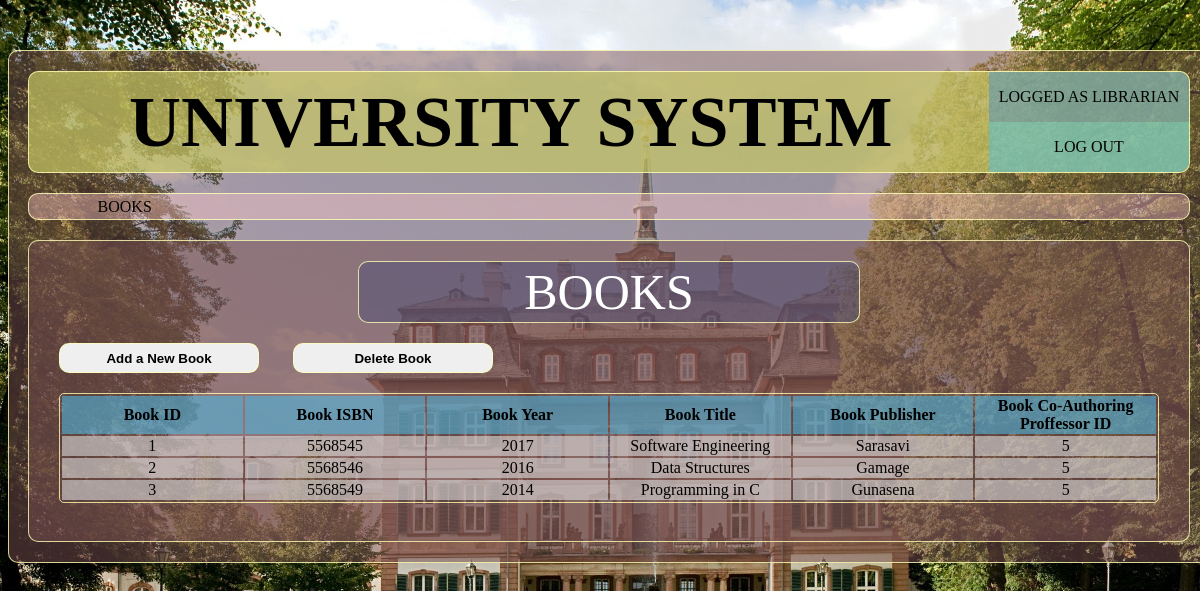
Screenshot of /pages/books.php (signed in) with the database file from the repository.
### tables this page shows
CREATE TABLE `book` (
  `bookID` varchar(20) NOT NULL,
  `bookISBN` varchar(20) NOT NULL,
  `bookYear` int(5) NOT NULL,
  `bookTitle` varchar(100) NOT NULL,
  `bookPublisher` varchar(100) NOT NULL,
  `profID` varchar(20) DEFAULT NULL
);

### pages/books.php (the view, shortened to what this page needs)
<?php
 require_once('layout/header.php');
?>
		<div class="container sub-page border-default">
			<div class="sub-page-box">
				<div class="container sub-page-title text-center border-default"> BOOKS </div>
			</div>
			<div class="sub-page-box">
				<button name="add_new_book" class="sub-page-btn border-default" onclick="show_div('hidden_div')"> Add a New Book </button>
                <button name="delete_book" class="sub-page-btn border-default" onclick="show_div('hidden_delete_div')">Delete Book </button>
			</div>
			<div class="sub-page-box">
				<table class="container sub-page-table text-center">
					<tr>
                        <th>Book ID</th>
						<th>Book ISBN</th>
						<th>Book Year</th>
                        <th>Book Title</th>
						<th>Book Publisher</th>
						<th>Book Co-Authoring Proffessor ID</th>
					</tr>
                        <?php
                            require_once('../inc/config.php');
                            $query="SELECT * FROM book";
                        $userquery=mysqli_query($connection,$query);
                        if(mysqli_num_rows($userquery)>0){
                            while($row=mysqli_fetch_assoc($userquery)){
                                    echo "<tr><td>".$row['bookID']."</td>";
                                    echo "<td>".$row['bookISBN']."</td>";
                                    echo "<td>".$row['bookYear']."</td>";
                                    echo "<td>".$row['bookTitle']."</td>";
                                    echo "<td>".$row['bookPublisher']."</td>";
                                    echo "<td>".$row['profID']."</td></tr>";
                                }
                            }
                        ?>
				</table>
			</div>
		</div>
	</div>
</body>
</html>

### css/main.css (style rules this page uses)
body { background-image: url("../assets/uni-back.jpg"); background-attachment: fixed; }
.container { margin: 0px auto; }
.border-default { border: 1px solid rgba(255,255,180,0.8); border-radius: 10px; }
.text-center { text-align: center; }

### css/subpage.css (style rules this page uses)
.sub-page { display: block; margin-top: 20px; margin-bottom: 20px; width: 1160px; min-height: 300px; background-color: rgba(120,80,80,0.5); }
.sub-page-box { display: block; }
.sub-page-title { margin-top: 20px; width: 500px; min-height: 60px; line-height: 60px; font-size: 50px; color: white; background-color: rgba(80,80,120,0.5); }
.sub-page-btn { margin-top: 20px; margin-left: 30px; min-height:30px; min-width: 200px; font-weight: bold; }
.sub-page-table { margin-top: 20px; margin-bottom: 20px; width: 1100px; border: 1px solid rgba(255,255,180,0.8); border-radius: 5px; }
.sub-page-table th { background-color: rgba(80,180,220,0.6); min-height: 30px; }
.sub-page-table td { background-color: rgba(220,220,220,0.6); min-height: 30px; }

### pages/layout/header.php (style rules this page uses)
.sub-page-table th,td { width: 16.5%; }

### rows the page displays
book: bookID "1", bookISBN "5568545", bookYear "2017", bookTitle "Software Engineering", bookPublisher "Sarasavi", profID "5"
book: bookID "2", bookISBN "5568546", bookYear "2016", bookTitle "Data Structures", bookPublisher "Gamage", profID "5"
book: bookID "3", bookISBN "5568549", bookYear "2014", bookTitle "Programming in C", bookPublisher "Gunasena", profID "5"
